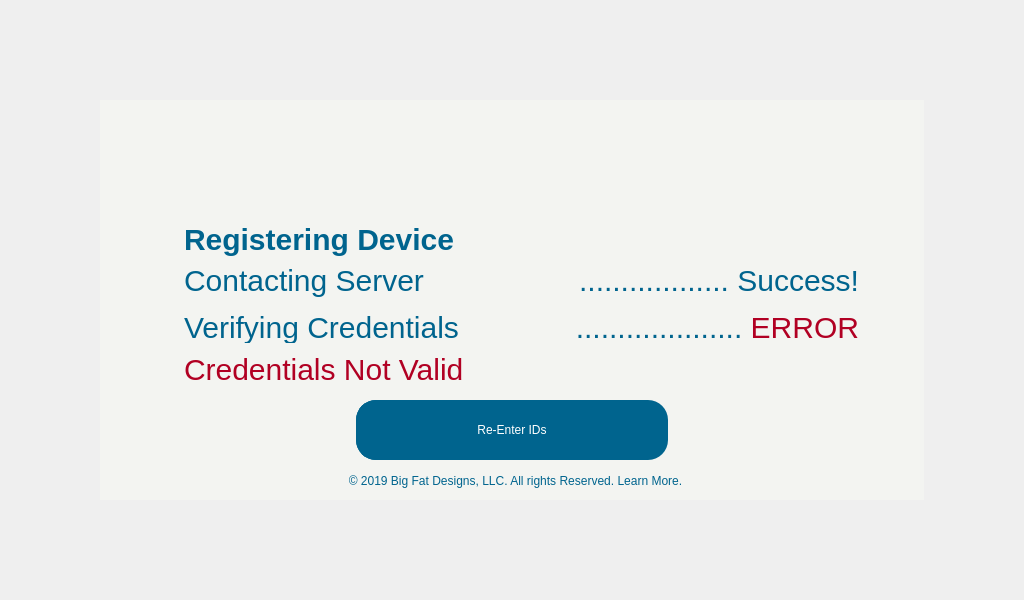
<?xml version="1.0" encoding="UTF-8"?>
<ui version="4.0">
 <class>CredentialsError</class>
 <widget class="QMainWindow" name="CredentialsError">
  <property name="geometry">
   <rect>
    <x>0</x>
    <y>0</y>
    <width>1024</width>
    <height>600</height>
   </rect>
  </property>
  <property name="windowTitle">
   <string>MainWindow</string>
  </property>
  <property name="styleSheet">
   <string notr="true">background-color:#F3F4F1;
QFrame
{
	background:#333;
}</string>
  </property>
  <widget class="QWidget" name="centralwidget">
   <layout class="QVBoxLayout" name="verticalLayout">
    <property name="spacing">
     <number>0</number>
    </property>
    <property name="leftMargin">
     <number>0</number>
    </property>
    <property name="topMargin">
     <number>0</number>
    </property>
    <property name="rightMargin">
     <number>0</number>
    </property>
    <property name="bottomMargin">
     <number>0</number>
    </property>
    <item>
     <spacer name="verticalSpacer">
      <property name="orientation">
       <enum>Qt::Vertical</enum>
      </property>
      <property name="sizeHint" stdset="0">
       <size>
        <width>1003</width>
        <height>81</height>
       </size>
      </property>
     </spacer>
    </item>
    <item>
     <layout class="QHBoxLayout" name="horizontalLayout" stretch="1,0,1">
      <property name="spacing">
       <number>0</number>
      </property>
      <item>
       <spacer name="horizontalSpacer">
        <property name="orientation">
         <enum>Qt::Horizontal</enum>
        </property>
        <property name="sizeHint" stdset="0">
         <size>
          <width>100</width>
          <height>400</height>
         </size>
        </property>
       </spacer>
      </item>
      <item>
       <widget class="QFrame" name="frame">
        <property name="minimumSize">
         <size>
          <width>824</width>
          <height>400</height>
         </size>
        </property>
        <property name="maximumSize">
         <size>
          <width>824</width>
          <height>400</height>
         </size>
        </property>
        <property name="mouseTracking">
         <bool>true</bool>
        </property>
        <property name="styleSheet">
         <string notr="true">QFrame{
background:#F3F4F1
}
</string>
        </property>
        <property name="frameShape">
         <enum>QFrame::NoFrame</enum>
        </property>
        <property name="frameShadow">
         <enum>QFrame::Plain</enum>
        </property>
        <widget class="QPushButton" name="PushButton_4">
         <property name="geometry">
          <rect>
           <x>256</x>
           <y>300</y>
           <width>312</width>
           <height>60</height>
          </rect>
         </property>
         <property name="cursor">
          <cursorShape>PointingHandCursor</cursorShape>
         </property>
         <property name="whatsThis">
          <string>&lt;html&gt;&lt;head/&gt;&lt;body&gt;&lt;p&gt;fSf&lt;/p&gt;&lt;/body&gt;&lt;/html&gt;</string>
         </property>
         <property name="styleSheet">
          <string notr="true">QPushButton{
font: 30px &quot;Segoe UI&quot;;
background:#00648E;
color:white;
border-color: #00000066;

border-radius:20px;
}</string>
         </property>
         <property name="text">
          <string>Re-Enter IDs</string>
         </property>
         <property name="iconSize">
          <size>
           <width>50</width>
           <height>53</height>
          </size>
         </property>
        </widget>
        <widget class="QPushButton" name="PushButton_2">
         <property name="geometry">
          <rect>
           <x>256</x>
           <y>300</y>
           <width>61</width>
           <height>60</height>
          </rect>
         </property>
         <property name="cursor">
          <cursorShape>PointingHandCursor</cursorShape>
         </property>
         <property name="whatsThis">
          <string>&lt;html&gt;&lt;head/&gt;&lt;body&gt;&lt;p&gt;fSf&lt;/p&gt;&lt;/body&gt;&lt;/html&gt;</string>
         </property>
         <property name="styleSheet">
          <string notr="true">QPushButton{
background:#00648E;
color:white;
border-color: #00000066;
border:1px solid #00648E;
border-radius:20px;
}</string>
         </property>
         <property name="icon">
          <iconset>
           <normaloff>Icons/icon_back.svg</normaloff>Icons/icon_back.svg</iconset>
         </property>
         <property name="iconSize">
          <size>
           <width>30</width>
           <height>40</height>
          </size>
         </property>
        </widget>
        <widget class="QLabel" name="label">
         <property name="geometry">
          <rect>
           <x>84</x>
           <y>120</y>
           <width>351</width>
           <height>40</height>
          </rect>
         </property>
         <property name="styleSheet">
          <string notr="true">QLabel{
color: #00648E;
size:30px;
	font: 75 30px &quot;Segoe UI&quot;;

}</string>
         </property>
         <property name="text">
          <string>&lt;html&gt;&lt;head/&gt;&lt;body&gt;&lt;p&gt;&lt;span style=&quot; font-size:30px; font-weight:600;&quot;&gt;Registering Device&lt;/span&gt;&lt;/p&gt;&lt;/body&gt;&lt;/html&gt;</string>
         </property>
        </widget>
        <widget class="QLabel" name="label_2">
         <property name="geometry">
          <rect>
           <x>84</x>
           <y>163</y>
           <width>675</width>
           <height>80</height>
          </rect>
         </property>
         <property name="styleSheet">
          <string notr="true">QLabel{
color: #00648E;
size:15px;

}</string>
         </property>
         <property name="text">
          <string>&lt;html&gt;&lt;head/&gt;&lt;body&gt;&lt;p&gt;&lt;span style=&quot; font-size:30px; color:#00648e;&quot;&gt;Contacting Server&lt;/span&gt;&lt;/p&gt;&lt;p&gt;&lt;span style=&quot; font-size:30px; color:#00648e;&quot;&gt;Verifying Credentials&lt;/span&gt;&lt;/p&gt;&lt;/body&gt;&lt;/html&gt;</string>
         </property>
        </widget>
        <widget class="QLabel" name="label_12">
         <property name="geometry">
          <rect>
           <x>84</x>
           <y>250</y>
           <width>351</width>
           <height>40</height>
          </rect>
         </property>
         <property name="styleSheet">
          <string notr="true">QLabel{
color: #00648E;
size:30px;
	font: 30px &quot;Segoe UI&quot;;

}</string>
         </property>
         <property name="text">
          <string>&lt;html&gt;&lt;head/&gt;&lt;body&gt;&lt;p&gt;&lt;span style=&quot; font-size:30px; color:#b10023;&quot;&gt;Credentials Not Valid&lt;/span&gt;&lt;/p&gt;&lt;/body&gt;&lt;/html&gt;</string>
         </property>
        </widget>
        <widget class="QLabel" name="label_3">
         <property name="geometry">
          <rect>
           <x>438</x>
           <y>163</y>
           <width>321</width>
           <height>80</height>
          </rect>
         </property>
         <property name="styleSheet">
          <string notr="true">QLabel{
color: #00648E;
size:15px;

}</string>
         </property>
         <property name="text">
          <string>&lt;html&gt;&lt;head/&gt;&lt;body&gt;&lt;p align=&quot;right&quot;&gt;&lt;span style=&quot; font-size:30px; color:#00648e;&quot;&gt;.................. Success!&lt;/span&gt;&lt;/p&gt;&lt;p align=&quot;right&quot;&gt;&lt;span style=&quot; font-size:30px; color:#00648e;&quot;&gt;....................  &lt;/span&gt;&lt;span style=&quot; font-size:30px; color:#b10023;&quot;&gt;ERROR&lt;/span&gt;&lt;/p&gt;&lt;/body&gt;&lt;/html&gt;</string>
         </property>
        </widget>
        <widget class="QPushButton" name="pushButton">
         <property name="geometry">
          <rect>
           <x>160</x>
           <y>370</y>
           <width>511</width>
           <height>21</height>
          </rect>
         </property>
         <property name="cursor">
          <cursorShape>PointingHandCursor</cursorShape>
         </property>
         <property name="toolTip">
          <string>&lt;html&gt;&lt;head/&gt;&lt;body&gt;&lt;p&gt;&lt;span style=&quot; font-size:16px;&quot;&gt;© 2019 Big Fat Designs, LLC. All rights Reserved. &lt;/span&gt;&lt;span style=&quot; font-size:16px; text-decoration: underline;&quot;&gt;Learn More.&lt;/span&gt;&lt;/p&gt;&lt;/body&gt;&lt;/html&gt;</string>
         </property>
         <property name="whatsThis">
          <string>&lt;html&gt;&lt;head/&gt;&lt;body&gt;&lt;p&gt;&lt;span style=&quot; font-weight:600;&quot;&gt;© 2019 Big Fat Designs, LLC All rights Reserved. &lt;/span&gt;&lt;span style=&quot; font-weight:600; text-decoration: underline;&quot;&gt;Learn More.&lt;/span&gt;&lt;/p&gt;&lt;/body&gt;&lt;/html&gt;</string>
         </property>
         <property name="styleSheet">
          <string notr="true">background-color: #F3F4F1;
color: rgb(0, 100, 142);
alternate-background-color: #F3F4F1;
border: 0px;
gridline-color: #F3F4F1;
selection-color: #F3F4F1;
selection-background-color: #F3F4F1;
font: 16px &quot;Segoe UI&quot;;</string>
         </property>
         <property name="text">
          <string>© 2019 Big Fat Designs, LLC. All rights Reserved. Learn More.</string>
         </property>
        </widget>
        <widget class="QLabel" name="label_6">
         <property name="geometry">
          <rect>
           <x>330</x>
           <y>0</y>
           <width>224</width>
           <height>115</height>
          </rect>
         </property>
         <property name="styleSheet">
          <string notr="true">image: url(:/newPrefix/logo_Big-Fat-Display.svg);</string>
         </property>
         <property name="text">
          <string/>
         </property>
         <property name="pixmap">
          <pixmap>Icons/logo_Big-Fat-Display.svg</pixmap>
         </property>
         <property name="scaledContents">
          <bool>true</bool>
         </property>
        </widget>
       </widget>
      </item>
      <item>
       <spacer name="horizontalSpacer_2">
        <property name="orientation">
         <enum>Qt::Horizontal</enum>
        </property>
        <property name="sizeHint" stdset="0">
         <size>
          <width>100</width>
          <height>400</height>
         </size>
        </property>
       </spacer>
      </item>
     </layout>
    </item>
    <item>
     <spacer name="verticalSpacer_2">
      <property name="orientation">
       <enum>Qt::Vertical</enum>
      </property>
      <property name="sizeHint" stdset="0">
       <size>
        <width>1003</width>
        <height>81</height>
       </size>
      </property>
     </spacer>
    </item>
   </layout>
  </widget>
 </widget>
 <resources>
  <include location="source.qrc"/>
 </resources>
 <connections/>
</ui>
